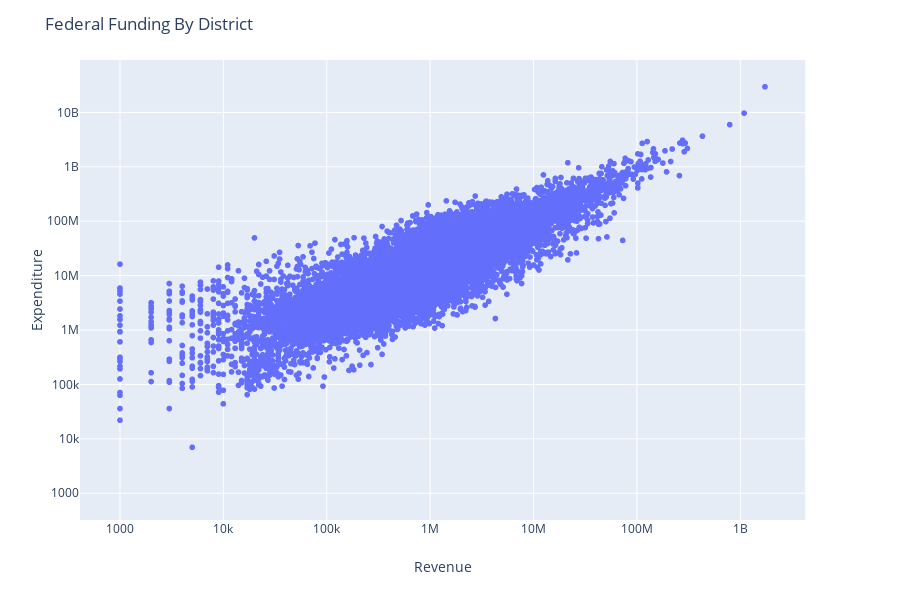

The notebook cell this image was saved under:
### Markdown cell above
# Problem 2

### Code cell
v = data

fig = px.scatter(data, x='TFEDREV', y='TOTALEXP', hover_name='LEAID', hover_data=['STNAME'], log_x=True, log_y=True,
                labels=dict(TFEDREV='Revenue', TOTALEXP='Expenditure', STNAME='State'))

fig.layout.title.text = 'Federal Funding By District'
fig.layout.xaxis.title = 'Revenue'
fig.layout.yaxis.title = 'Expenditure'

fig.show()

### Figure 1 — Plotly figure (JSON) as saved in the notebook; plotly's stock layout.template omitted (floating-point values rounded to 4 significant figures; data arrays with more than 128 entries replaced by an {"elided": "..."} marker saying what was removed)
{"data": [{"customdata": {"elided": "18708x1 str values"}, "hoverlabel": {"namelength": 0}, "hovertemplate": "<b>%{hovertext}</b><br><br>Revenue=%{x}<br>Expenditure=%{y}<br>State=%{customdata[0]}", "hovertext": {"elided": "18708 mixed values"}, "legendgroup": "", "marker": {"color": "#636efa", "symbol": "circle"}, "mode": "markers", "name": "", "showlegend": false, "type": "scattergl", "x": {"elided": "18708 int values"}, "xaxis": "x", "y": {"elided": "18708 int values"}, "yaxis": "y"}], "layout": {"height": 600, "legend": {"tracegroupgap": 0}, "margin": {"t": 60}, "title": {"text": "Federal Funding By District"}, "xaxis": {"anchor": "y", "domain": [0, 0.98], "title": {"text": "Revenue"}, "type": "log"}, "yaxis": {"anchor": "x", "domain": [0, 1], "title": {"text": "Expenditure"}, "type": "log"}}}
